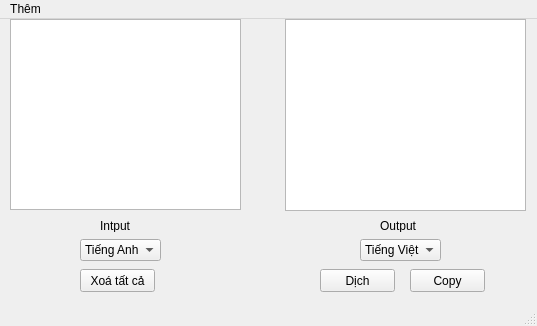
<?xml version="1.0" encoding="UTF-8"?>
<ui version="4.0">
 <class>MainWindow</class>
 <widget class="QMainWindow" name="MainWindow">
  <property name="geometry">
   <rect>
    <x>0</x>
    <y>0</y>
    <width>537</width>
    <height>326</height>
   </rect>
  </property>
  <property name="windowTitle">
   <string>Dịch [API Google]</string>
  </property>
  <property name="windowIcon">
   <iconset>
    <normaloff>calc of ruri/64bit/logo.ico</normaloff>calc of ruri/64bit/logo.ico</iconset>
  </property>
  <property name="styleSheet">
   <string notr="true"/>
  </property>
  <widget class="QWidget" name="centralwidget">
   <widget class="QTextBrowser" name="textBrowser">
    <property name="geometry">
     <rect>
      <x>285</x>
      <y>0</y>
      <width>241</width>
      <height>192</height>
     </rect>
    </property>
   </widget>
   <widget class="QLabel" name="label">
    <property name="geometry">
     <rect>
      <x>380</x>
      <y>200</y>
      <width>47</width>
      <height>13</height>
     </rect>
    </property>
    <property name="text">
     <string>Output</string>
    </property>
   </widget>
   <widget class="QTextEdit" name="textEdit">
    <property name="geometry">
     <rect>
      <x>10</x>
      <y>0</y>
      <width>231</width>
      <height>191</height>
     </rect>
    </property>
   </widget>
   <widget class="QPushButton" name="pushButton">
    <property name="geometry">
     <rect>
      <x>320</x>
      <y>250</y>
      <width>75</width>
      <height>23</height>
     </rect>
    </property>
    <property name="text">
     <string>Dịch</string>
    </property>
   </widget>
   <widget class="QPushButton" name="pushButton_2">
    <property name="geometry">
     <rect>
      <x>80</x>
      <y>250</y>
      <width>75</width>
      <height>23</height>
     </rect>
    </property>
    <property name="text">
     <string>Xoá tất cả</string>
    </property>
   </widget>
   <widget class="QLabel" name="label_2">
    <property name="geometry">
     <rect>
      <x>100</x>
      <y>200</y>
      <width>47</width>
      <height>13</height>
     </rect>
    </property>
    <property name="text">
     <string>Intput</string>
    </property>
   </widget>
   <widget class="QComboBox" name="comboBox">
    <property name="geometry">
     <rect>
      <x>80</x>
      <y>220</y>
      <width>81</width>
      <height>22</height>
     </rect>
    </property>
    <item>
     <property name="text">
      <string>Tiếng Anh</string>
     </property>
    </item>
    <item>
     <property name="text">
      <string>Tiếng Nhật</string>
     </property>
    </item>
   </widget>
   <widget class="QComboBox" name="comboBox_2">
    <property name="geometry">
     <rect>
      <x>360</x>
      <y>220</y>
      <width>81</width>
      <height>22</height>
     </rect>
    </property>
    <item>
     <property name="text">
      <string>Tiếng Việt</string>
     </property>
    </item>
    <item>
     <property name="text">
      <string>Tiếng Anh</string>
     </property>
    </item>
    <item>
     <property name="text">
      <string>Tiếng Nhật</string>
     </property>
    </item>
   </widget>
   <widget class="QPushButton" name="pushButton_3">
    <property name="geometry">
     <rect>
      <x>410</x>
      <y>250</y>
      <width>75</width>
      <height>23</height>
     </rect>
    </property>
    <property name="text">
     <string>Copy</string>
    </property>
   </widget>
  </widget>
  <widget class="QMenuBar" name="menubar">
   <property name="geometry">
    <rect>
     <x>0</x>
     <y>0</y>
     <width>537</width>
     <height>21</height>
    </rect>
   </property>
   <widget class="QMenu" name="menuTh_m">
    <property name="title">
     <string>Thêm</string>
    </property>
    <addaction name="actionAbout"/>
    <addaction name="separator"/>
    <addaction name="actionTho_t"/>
   </widget>
   <addaction name="menuTh_m"/>
  </widget>
  <widget class="QStatusBar" name="statusbar"/>
  <action name="actionAbout">
   <property name="text">
    <string>About</string>
   </property>
  </action>
  <action name="actionTho_t">
   <property name="text">
    <string>Thoát</string>
   </property>
  </action>
 </widget>
 <resources/>
 <connections/>
</ui>
